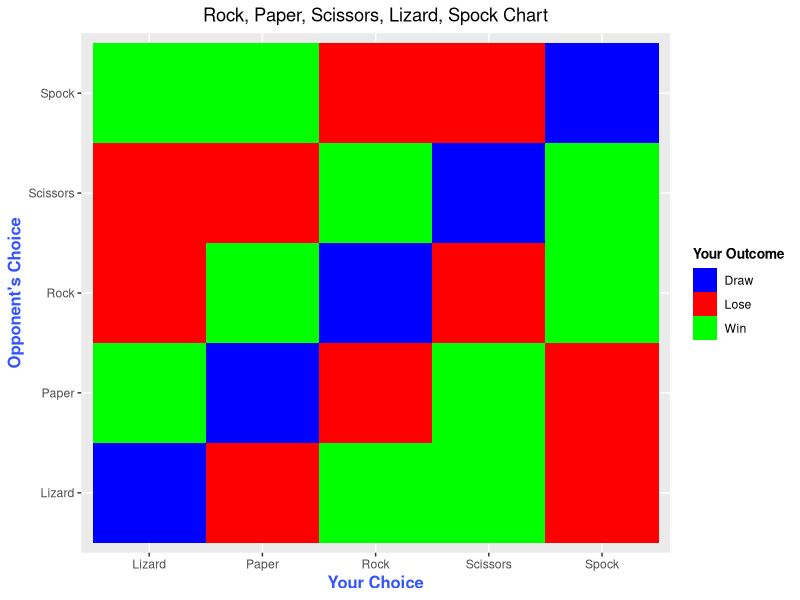
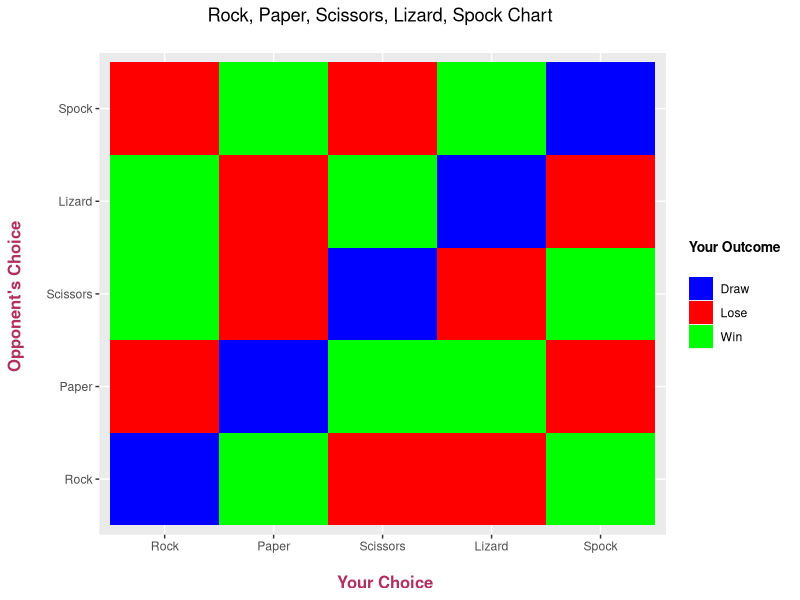

Reproduce these figures in R, in order.
# Rock Paper Scissors Lizard Spock Matrix Table In R

# You Versus Opponent
# You can choose Rock, Paper, Scissors, Lizard, Spock
# Rock Beats Scissors, Scissors Beats Paper and Paper Beats Rock

# Full charts can be found at: http://www.samkass.com/theories/RPSSL.gif
# or http://www.momsminivan.com/rock-paper-spock.jpg

# Create empty table:

dataTable <- matrix(data = NA, nrow = 25, ncol = 3, byrow = TRUE)

dataTable <- as.data.frame(dataTable)

colnames(dataTable) <- c("You", "Opponent", "Outcome")

# Fill in columns

dataTable[, 1] <- c(rep("Rock", 5), rep("Paper", 5), rep("Scissors", 5), 
                    rep("Lizard", 5), rep("Spock", 5))

dataTable[, 2] <- c(rep(c("Rock", "Paper", "Scissors", "Lizard", "Spock"), 5))

# Check:

dataTable

# Filling In The Outcome Column:

outcome_col <- c("Draw", "Lose", "Win", "Win", "Lose",
                 "Win", "Draw", "Lose", "Lose", "Win",
                 "Lose", "Win", "Draw", "Win", "Lose",
                 "Lose", "Win", "Lose", "Draw", "Win",
                 "Win", "Lose", "Win", "Lose", "Draw")


# Place outcome_col as third column and convert as factors:

dataTable[, 3] <- outcome_col
dataTable[, 3] <- as.factor(dataTable[, 3])

# Check again:

dataTable

str(dataTable)

#----------------------

# Load ggplot2 library:

library(ggplot2)

# Matrix Plot:
# Source: http://stackoverflow.com/questions/10232525/geom-tile-heatmap-with-different-high-fill-colours-based-on-factor
# http://stackoverflow.com/questions/16074440/r-ggplot2-center-align-a-multi-line-title
# http://docs.ggplot2.org/dev/vignettes/themes.html

# Creating the Rock, Paper, Scissors Matrix Plot:

ggplot(dataTable,aes(x = dataTable[, 1],y = dataTable[, 2],fill = dataTable[, 3])) + 
  geom_tile() + 
  scale_fill_manual(values = c('blue','red', "green")) +
  labs(x = "Your Choice", y = "Opponent's Choice", 
       title = "Rock, Paper, Scissors, Lizard, Spock Chart", fill = "Your Outcome") + 
  theme(plot.title = element_text(hjust = 0.5), 
        axis.title.x = element_text(face="bold", colour="#3355FF", size = 12),
        axis.title.y = element_text(face="bold", colour="#3355FF", size = 12),
        legend.title = element_text(face="bold", size = 10))
  

#-----------------------------------------

## Alternate/Faster Way:

library(ggplot2)

choices <- c("Rock", "Paper", "Scissors", "Lizard", "Spock")

dataTable <- expand.grid(choices, choices)

dataTable <- as.data.frame(dataTable)

dataTable

# Add third column:

dataTable[ , 3] <- NA

# Add column names:

colnames(dataTable) <- c("You", "Opponent", "Outcome")

# Check:

dataTable

# Input third column (outcome) data accordingly:

dataTable[, 3] <- c("Draw", "Win", "Lose", "Lose", "Win",
                    "Lose", "Draw", "Win", "Win", "Lose",
                    "Win", "Lose", "Draw", "Lose", "Win",
                    "Win", "Lose", "Win", "Draw", "Lose",
                    "Lose", "Win", "Lose", "Win", "Draw") 

# Place outcome_col as third column and convert as factors:

dataTable[, 3] <- as.factor(dataTable[, 3])

# Check structure:

str(dataTable)

# Check #2:

dataTable

# Creating the Rock, Paper, Scissors Matrix Plot:

ggplot(dataTable,aes(x = You,y = Opponent, fill = Outcome)) + 
  geom_tile() + 
  scale_fill_manual(values = c('blue','red', "green")) +
  labs(x = "\n Your Choice", y = "Opponent's Choice \n", 
       title = "Rock, Paper, Scissors, Lizard, Spock Chart \n", 
       fill = "Your Outcome \n ") + 
  theme(plot.title = element_text(hjust = 0.5), 
        axis.title.x = element_text(face="bold", colour="maroon", size = 12),
        axis.title.y = element_text(face="bold", colour="maroon", size = 12),
        legend.title = element_text(face="bold", size = 10))